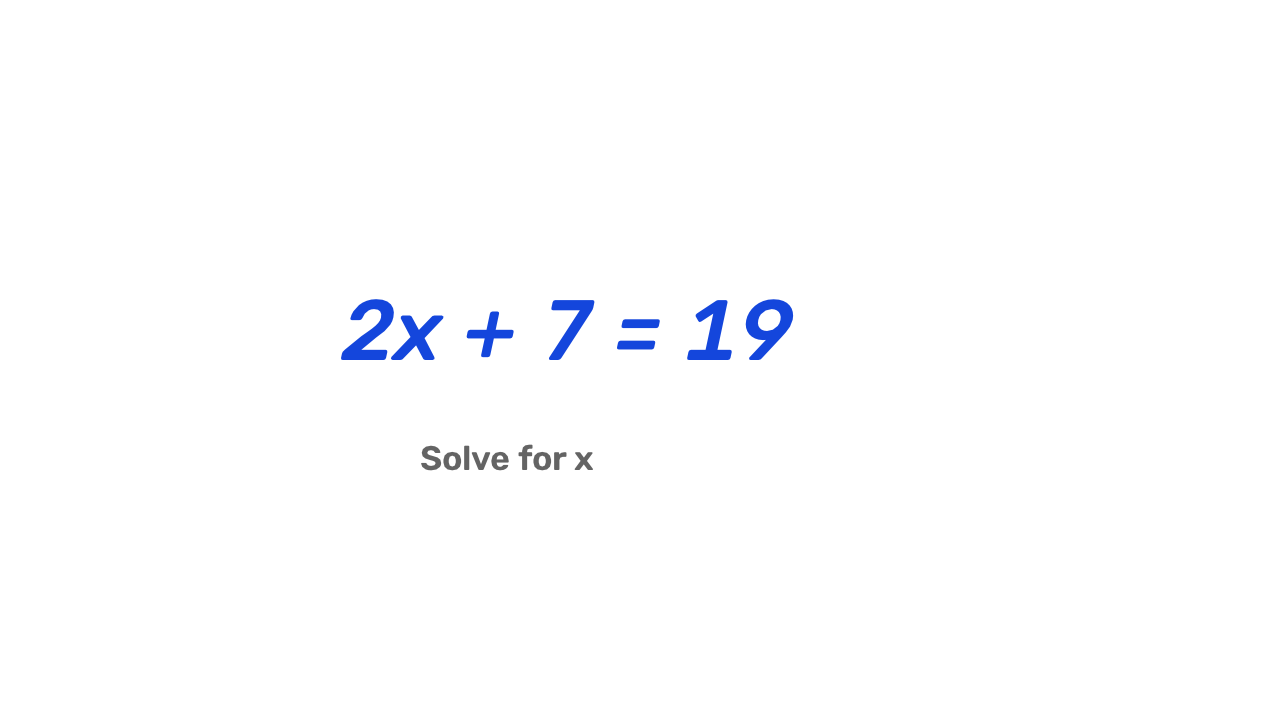
#> input picture project/evaluation/test_boards/eq_01_linear.png, 1280 x 720 px, given in place of the camera
$ python airboard.py
#> lines starting #> are read from the running program, lines starting #| are printed output that depends on the picture
### project/core/hand_tracking.py
"""
MediaPipe Hands wrapper (0.10.x, mp.solutions API).
Detects 21 3D hand landmarks in real-time camera frames.
"""

from typing import List, Tuple, Optional, Dict, Any
import cv2
import numpy as np


class HandTracker:
    """
    Robust 21-landmark hand tracking using MediaPipe Solutions API.
    """

    def __init__(
        self,
        static_image_mode: bool = False,
        max_num_hands: int = 1,
        min_detection_confidence: float = 0.7,
        min_tracking_confidence: float = 0.6,
    ):
        try:
            import mediapipe as mp
        except ImportError as error:
            raise RuntimeError('Install requirements with Python 3.11, or start with --mouse.') from error
        if not hasattr(mp, 'solutions'):
            raise RuntimeError('This project needs MediaPipe 0.10.14 with mp.solutions. Use Python 3.11.')
        self.mp_hands = mp.solutions.hands
        self.mp_draw = mp.solutions.drawing_utils
        self.mp_drawing_styles = mp.solutions.drawing_styles

        self.hands = self.mp_hands.Hands(
            static_image_mode=static_image_mode,
            max_num_hands=max_num_hands,
            min_detection_confidence=min_detection_confidence,
            min_tracking_confidence=min_tracking_confidence,
        )
        self.results: Any = None

    # [62 lines left out: functions find_hands, get_landmark_positions, close, not called in this run]

### project/core/gestures.py
"""
Gesture recognition engine and hold-timer state machine.
Maps 21 hand landmarks to modes:
- Index up = DRAW
- Index + Middle = ERASE
- Open Palm = HOVER
- Fist held 1 second = CLEAR
"""

from enum import Enum
import math
import time
from typing import List, Tuple, Optional, Dict, Any


class GestureMode(str, Enum):
    IDLE = "IDLE"
    DRAW = "DRAW"
    HOVER = "HOVER"
    ERASE = "ERASE"
    CLEAR = "CLEAR"


class GestureClassifier:
    """
    Classifies 21 MediaPipe hand landmarks into airboard control modes.
    Manages the 1-second hold timer for fist-based board clearing.
    """

    def __init__(self, clear_hold_seconds: float = 1.0):
        self.clear_hold_seconds = clear_hold_seconds
        self.fist_start_time: Optional[float] = None
        self.clear_triggered: bool = False
        self.last_mode: GestureMode = GestureMode.IDLE
        self.draw_grace_counter = 0

    # [160 lines left out: functions get_finger_states, is_fist, classify, not called in this run]

    def _reset_fist_timer(self) -> None:
        self.fist_start_time = None
        self.clear_triggered = False

### project/core/smoothing.py
"""Fixed EMA with an optional displacement-adaptive gain.

Fixed mode uses P[t] = alpha * input[t] + (1-alpha) * P[t-1]. Adaptive
mode changes that gain heuristically using pixel displacement per update.
It is not a full One Euro filter, and no zero-lag claim is made.
"""
from collections import deque
from typing import Optional, Tuple
import math


class ExponentialSmoother:
    """Smooth pixel coordinates; alpha=1 always returns the rounded raw input.

    Fixed mode is the default for reproducible alpha comparisons. Adaptive
    mode follows the upstream speed-aware gain heuristic as an opt-in.
    """

    def __init__(self, alpha: float = 0.5, adaptive: bool = False):
        self.set_alpha(alpha)
        self.adaptive = bool(adaptive)
        self.prev_x: Optional[float] = None
        self.prev_y: Optional[float] = None
        self.history = deque(maxlen=600)

    def set_alpha(self, alpha: float) -> None:
        if not (0.0 < alpha <= 1.0):
            raise ValueError(f'Smoothing factor alpha must be in (0.0, 1.0], got {alpha}')
        self.alpha = float(alpha)

    # [21 lines left out: functions smooth, reset, not called in this run]

    def clear_history(self) -> None:
        self.history.clear()

    # [5 lines left out: function current, not called in this run]

### project/core/canvas.py
"""
Virtual drawing canvas with overlay blending, whiteboard mode, and PNG snapshot export.
"""

from typing import Tuple, Optional, Dict
import math
import cv2
import numpy as np


class AirCanvas:
    """
    Manages drawing strokes on a separate canvas buffer.
    Supports overlay blending on video and crisp whiteboard mode.
    """

    COLOR_PALETTE: Dict[str, Tuple[int, int, int]] = {
        "Royal Blue": (230, 110, 20),      # BGR
        "Emerald Green": (40, 190, 60),    # BGR
        "Crimson Red": (30, 30, 230),      # BGR
        "Amber Orange": (20, 140, 255),    # BGR
        "Deep Purple": (190, 40, 160),     # BGR
        "Charcoal Black": (30, 30, 30),    # BGR
    }

    def __init__(self, width: int = 1280, height: int = 720):
        self.width = width
        self.height = height
        # Canvas holds RGB/BGR strokes on pure black (0,0,0) background
        self.canvas = np.zeros((height, width, 3), dtype=np.uint8)

        self.current_color_name = "Royal Blue"
        self.current_color = self.COLOR_PALETTE[self.current_color_name]
        self.brush_thickness = 7
        self.eraser_radius = 45

        self.prev_point: Optional[Tuple[int, int]] = None
        self.whiteboard_mode = False

    # [5 lines left out: function set_color, not called in this run]

    def set_thickness(self, thickness: int) -> None:
        self.brush_thickness = max(1, thickness)

    # [40 lines left out: functions draw_segment, erase_at, clear, not called in this run]

    def reset_stroke(self) -> None:
        """Ends current contiguous stroke segment."""
        self.prev_point = None

    # [53 lines left out: functions render_view, get_export_image, get_png_bytes, save_snapshot, not called in this run]

    def is_empty(self) -> bool:
        """Returns True if nothing has been drawn on the canvas."""
        return not np.any(self.canvas > 10)

### project/core/notebook.py
"""Notebook pages retain original ink and independently editable transcription."""
from dataclasses import dataclass, field
from pathlib import Path
import hashlib
import json
import re
import uuid

import cv2
import numpy as np


@dataclass
class NotebookPage:
    ink: np.ndarray
    id: str = field(default_factory=lambda: uuid.uuid4().hex)
    text: str = ''
    ocr_lines: list = field(default_factory=list)
    source: str = ''
    transcribed_hash: str = ''
    stale: bool = False
    edited: bool = False
    needs_review: bool = False
    text_history: list = field(default_factory=list)

    def ink_hash(self):
        return hashlib.sha256(self.ink.tobytes()).hexdigest()


class Notebook:
    def __init__(self, width=1280, height=720):
        self.width, self.height = width, height
        self.pages = [self._blank()]
        self.index = 0

    def _blank(self):
        return NotebookPage(np.zeros((self.height, self.width, 3), np.uint8))

    @property
    def current(self):
        return self.pages[self.index]

    # [10 lines left out: functions new_page, turn, not called in this run]

    def find(self, page_id):
        return next((p for p in self.pages if p.id == page_id), None)

    def mark_ink_changed(self):
        if self.current.text:
            self.current.stale = True

    # [78 lines left out: functions apply_transcription, save, load, not called in this run]

### project/airboard.py
"""Webcam air drawing with optional vision assistance and a mouse demo mode."""
import argparse
from concurrent.futures import ThreadPoolExecutor
from datetime import datetime
from pathlib import Path
import json
import os
import sys
import time

import cv2
import numpy as np

from core.hand_tracking import HandTracker
from core.gestures import GestureClassifier, GestureMode
from core.smoothing import ExponentialSmoother
from core.canvas import AirCanvas
from agents import AgentResult, ask_both, display_response
from core.notebook import Notebook
from core.handwriting import recognize_handwriting
from core.notebook_export import export_notebook_pdf
from core import notebook_view


class AirboardApp:
    def __init__(self, camera_id=0, width=1280, height=720, alpha=0.5, mock_ai=False, mouse=False, adaptive=False, notebook=False, notebook_dir=None):
        if width < 800 or height < 600:
            raise ValueError('Use a window at least 800 x 600 pixels')
        self.width, self.height = width, height
        self.alpha = alpha
        self.mock_ai = mock_ai
        if mock_ai:
            os.environ['MOCK_VISION_APIS'] = 'true'
        self.mouse_control = mouse
        self.pointer = None
        self.pointer_draw = False
        self.pointer_erase = False
        self.tracker = None
        self.classifier = GestureClassifier(clear_hold_seconds=1.0)
        self.smoother = ExponentialSmoother(alpha, adaptive=adaptive)
        self.canvas = AirCanvas(width, height)
        self.canvas.whiteboard_mode = mouse or notebook
        self.notebook_folder = Path(notebook_dir) if notebook_dir else Path(__file__).parent / 'notebooks' / 'default'
        self.book = Notebook.load(self.notebook_folder, width, height) if notebook else Notebook(width, height)
        self.canvas.canvas = self.book.current.ink
        self.notebook_view = notebook
        self.notebook_used = notebook
        self.notebook_editing = False
        self.notebook_scroll = 0
        self.notebook_notice = ''
        self.notebook_future = None
        self.notebook_job = None
        self.last_notebook_save = time.monotonic()
        self.executor = ThreadPoolExecutor(max_workers=1)
        self.ai_future = None
        self.ai_loading = False
        self.ai_results = None
        self.ai_panel_visible = False
        self.camera_id = camera_id
        self.cap = None
        self.running = False
        self.snapshots_dir = Path(__file__).parent / 'snapshots'

    def _open_camera(self, index):
        backends = [cv2.CAP_AVFOUNDATION, cv2.CAP_ANY] if sys.platform == 'darwin' else [cv2.CAP_ANY]
        for backend in backends:
            candidate = cv2.VideoCapture(index, backend)
            if candidate.isOpened():
                candidate.set(cv2.CAP_PROP_FRAME_WIDTH, self.width)
                candidate.set(cv2.CAP_PROP_FRAME_HEIGHT, self.height)
                return candidate
            candidate.release()
        return None

    def _ensure_tracker(self):
        if self.tracker is None:
            self.tracker = HandTracker(min_detection_confidence=0.7, min_tracking_confidence=0.6)

    def start_camera(self):
        if self.mouse_control:
            return False
        self.cap = self._open_camera(self.camera_id)
        if self.cap is None:
            self.mouse_control = True
            self.canvas.whiteboard_mode = True
            print('[airboard] Camera unavailable. Mouse demo mode: left drag draws, right drag erases.')
            return False
        try:
            self._ensure_tracker()
#> (the call stopped at in __init__, `self.hands = self.mp_hands.Hands( static_image_mode=static_image_mode,..`: mediapipe is not available in this run)
        except RuntimeError:
            self.cap.release()
            self.cap = None
            self.mouse_control = True
            self.canvas.whiteboard_mode = True
            print('[airboard] Hand tracking could not start. Mouse demo mode is active.')
            return False
        return True

    # [26 lines left out: function switch_camera, not called in this run]

    def get_frame(self):
        if self.cap is not None and self.cap.isOpened():
            ok, frame = self.cap.read()
#> frame is the input picture: shape (720, 1280, 3); mean B, G, R 254.4, 253.2, 252.8
            if ok and frame is not None:
                return cv2.resize(cv2.flip(frame, 1), (self.width, self.height))
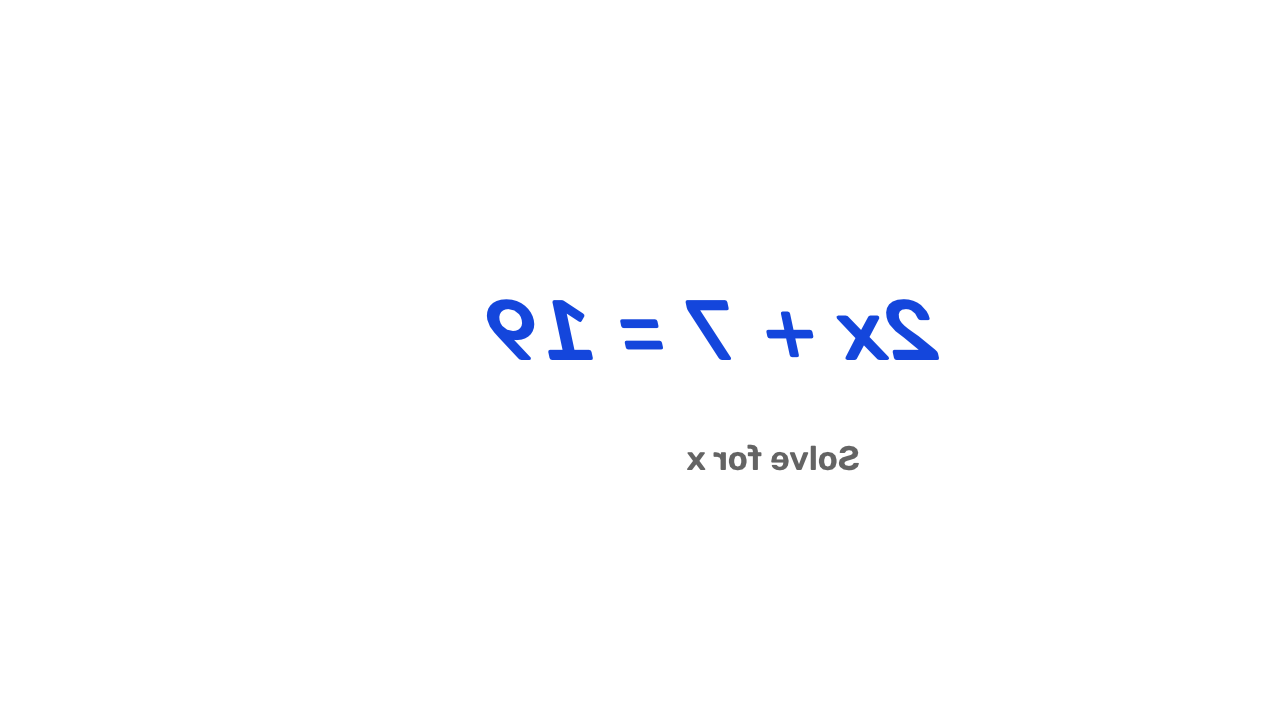
#> returned value: shape (720, 1280, 3); mean of channels 0, 1, 2 254.4, 253.2, 252.8; drawn as B, G, R
            # A dropped frame must count as lost hand tracking, not old landmarks.
        return np.full((self.height, self.width, 3), 235, np.uint8)

    # [118 lines left out: functions on_mouse, execute_mode, process_landmarks, process_pointer, trigger_ai_query, poll_ai_results, not called in this run]

    @staticmethod
    def _text(img, text, point, scale=0.6, color=(35, 35, 35), thickness=1):
        cv2.putText(img, text, point, cv2.FONT_HERSHEY_SIMPLEX, scale, color, thickness, cv2.LINE_AA)

    # [68 lines left out: functions render_hud, render_ai_panel, _wrap_text, not called in this run]

    def save_notebook(self):
        if not self.notebook_used:
            return
        try:
            self.book.save(self.notebook_folder)
            self.last_notebook_save = time.monotonic()
        except OSError:
            self.notebook_notice = 'Could not save the notebook. Your pages remain open; try another writable folder.'

    # [21 lines left out: functions bind_notebook_page, trigger_tidy_text, not called in this run]

    def poll_notebook(self):
        if self.notebook_future is None or not self.notebook_future.done():
            return
        try:
            result = self.notebook_future.result()
            page_id, digest = self.notebook_job
            applied = self.book.apply_transcription(page_id, digest, result)
            page_number = next((i+1 for i,p in enumerate(self.book.pages) if p.id == page_id), '?')
            self.notebook_notice = (f'Page {page_number} text is ready. Compare it with your handwriting; Edit text corrects words.'
                                    if applied else result.get('notice', 'No readable words found. Your existing text is kept.'))
            if applied and self.book.find(page_id).stale:
                self.notebook_notice = f'Page {page_number} changed while reading. Tidy again to include the newer ink.'
            self.save_notebook()
        except Exception as error:
            self.notebook_notice = str(error)[:140]
        finally:
            self.notebook_future = self.notebook_job = None

    # [105 lines left out: functions finish_notebook_edit, export_notebook, handle_key, not called in this run]

    def close(self):
        self.save_notebook()
        if self.cap is not None:
            self.cap.release()
        if self.tracker is not None:
            self.tracker.close()
        cv2.destroyAllWindows()
        self.executor.shutdown(wait=False, cancel_futures=True)

    def run(self):
        window = 'airboard'
        try:
            self.start_camera()
            cv2.namedWindow(window, cv2.WINDOW_AUTOSIZE)
            cv2.setMouseCallback(window, self.on_mouse)
            self.running = True
            while self.running:
                self.poll_notebook()
                if self.notebook_used and time.monotonic() - self.last_notebook_save >= 15:
                    self.save_notebook()
                frame = self.get_frame()
                now = time.monotonic()
                if self.mouse_control:
                    mode, progress, tip = self.process_pointer(now)
                else:
#> (the run stopped early here; a loop or call above may not have finished)

$ run again, on project/evaluation/test_boards/eq_03_derivative.png
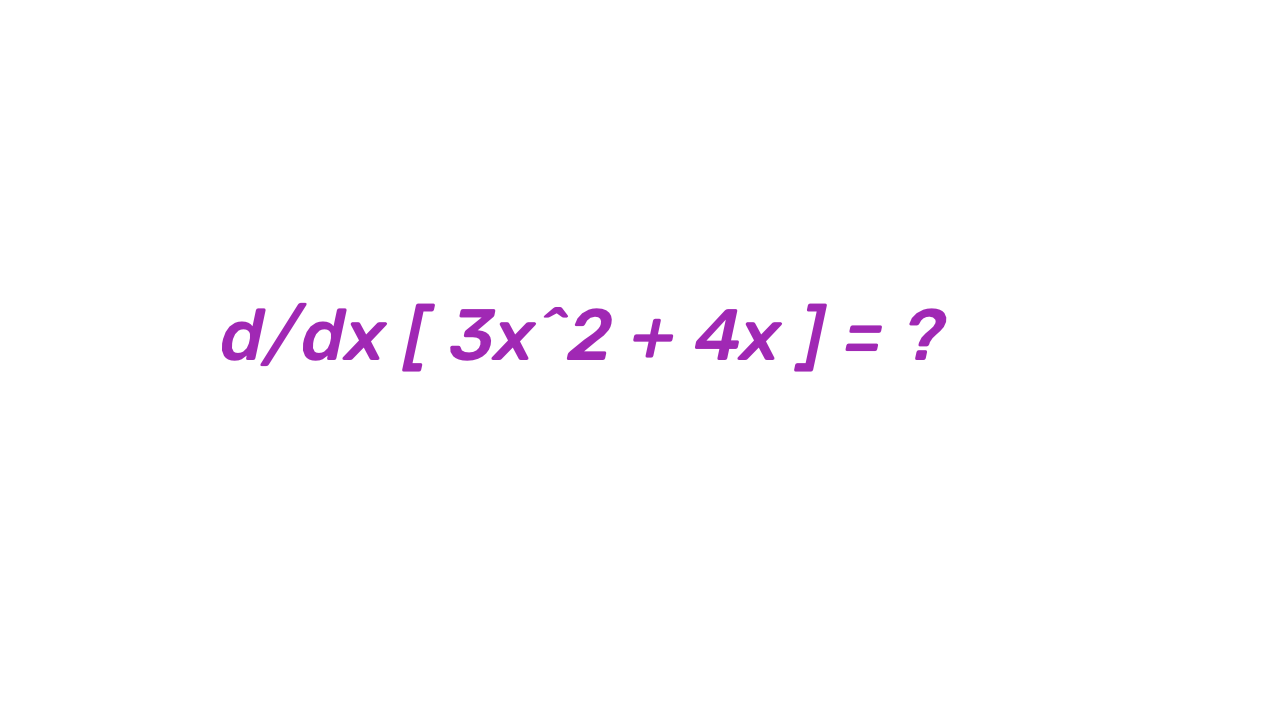
#> input picture project/evaluation/test_boards/eq_03_derivative.png, 1280 x 720 px, given in place of the camera
#> in get_frame, frame is the input picture: shape (720, 1280, 3); mean B, G, R 254.1, 252.3, 253.8
#> in get_frame, `return cv2.resize(cv2.flip(frame, 1), (self.width, self.height))`:
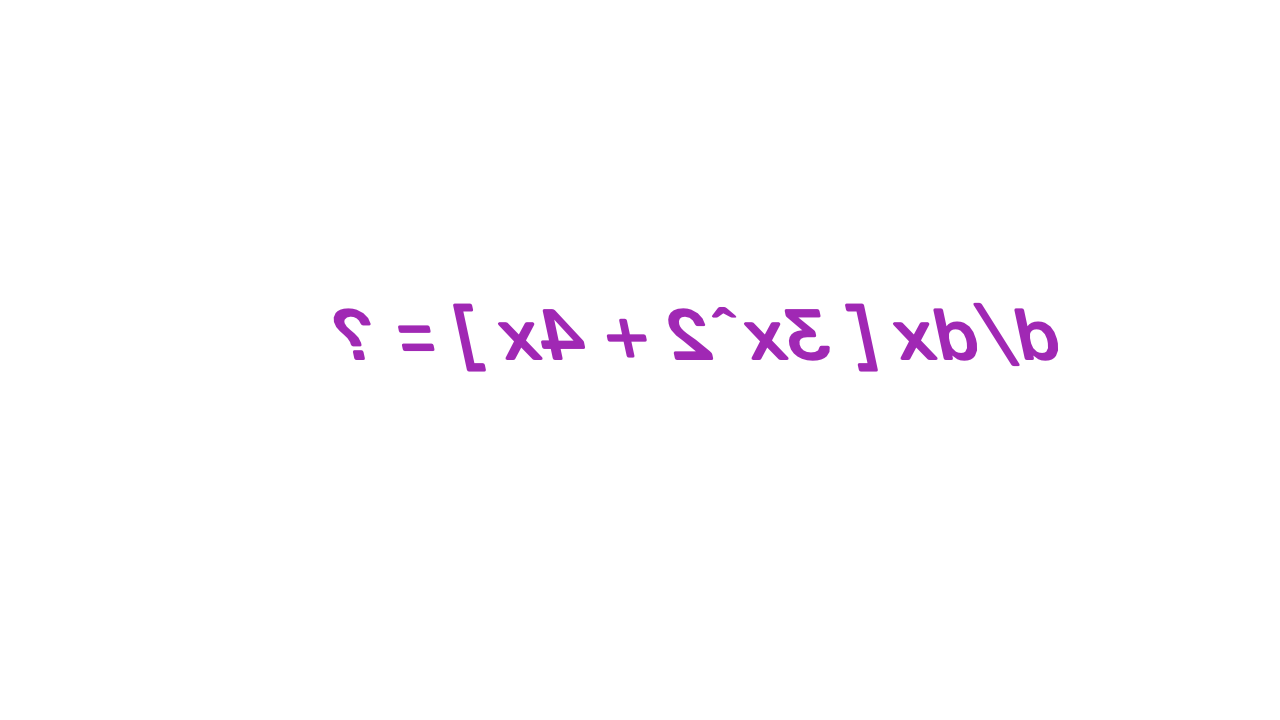
#> returned value: shape (720, 1280, 3); mean of channels 0, 1, 2 254.1, 252.3, 253.8; drawn as B, G, R
